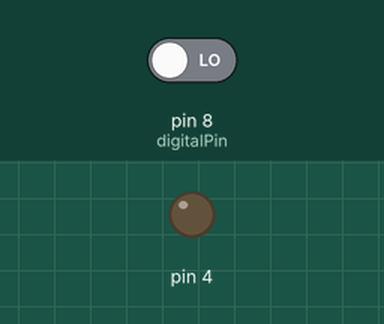
The sketch below on a simulated Arduino Uno, built with avr-gcc and run on an emulated ATmega328P. Shown: output pins drawn as LEDs (lit = HIGH). The inputs (shaded band) are chosen by the test bench; at power-on: pin 8 (digitalPin) LOW.

Above: at 2.8 s.
2.9 s: pin 8 (digitalPin) driven HIGH
At 3.3 s:
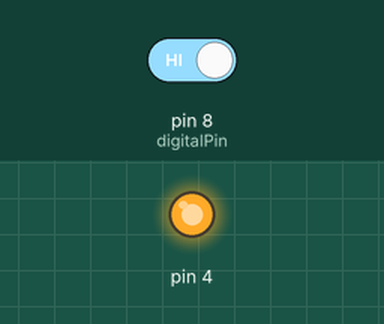
4.5 s: pin 8 (digitalPin) driven LOW
At 6.0 s:
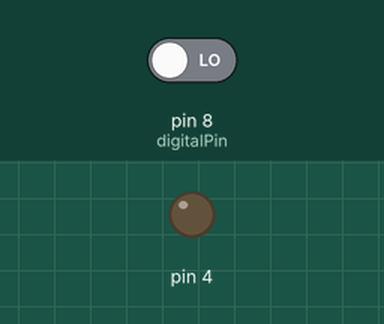
Timing chart, 0 to 7.5 s (numbered marks = the images above; inputs shaded):
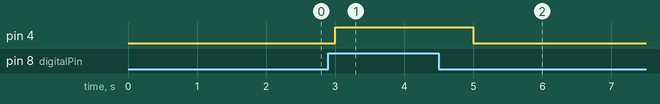

The sketch:

Voice_Light.ino
```cpp
int digitalPin = 8;
int value;
void setup() {
  // put your setup code here, to run once:
  pinMode(digitalPin,INPUT);
  pinMode(4, OUTPUT);
}

void loop() {
  // put your main code here, to run repeatedly:
  value =  digitalRead(digitalPin);
  if (value == HIGH)
  {
    digitalWrite (4, HIGH);
  }
  if (value == LOW)
  {
    digitalWrite (4, LOW);
  }
  delay(1000);
}
```

Measured:
- after the input at 2.9 s, pin 4: LOW → HIGH after 0.10 s
- after the input at 4.5 s, pin 4: HIGH → LOW after 0.50 s
